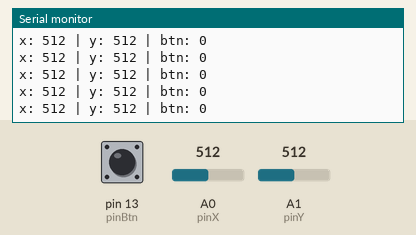
Simulated run of this sketch. Board: Arduino Uno, built with avr-gcc and run on an emulated ATmega328P. Parts: the last lines printed to the serial monitor. The inputs (shaded band) are chosen by the test bench; at power-on: A0 (pinX) = 512, A1 (pinY) = 512, pin 13 (pinBtn) HIGH.

Above: at 1.2 s.
1.3 s: A0 (pinX) set to 104
At 2.2 s:
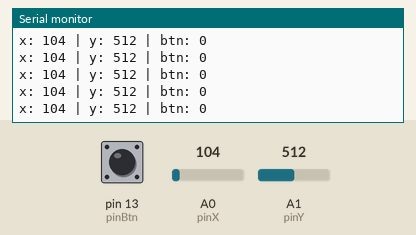
2.8 s: A0 (pinX) set to 94
At 3.7 s:
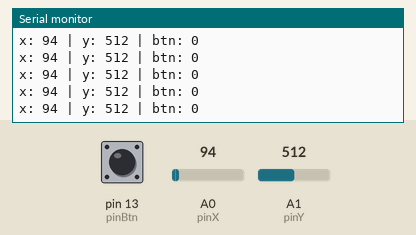
5.8 s: A1 (pinY) set to 105
At 6.5 s:
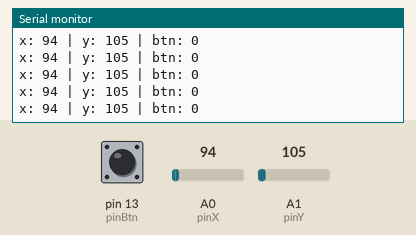
8.8 s: A1 (pinY) set to 94
At 9.8 s:
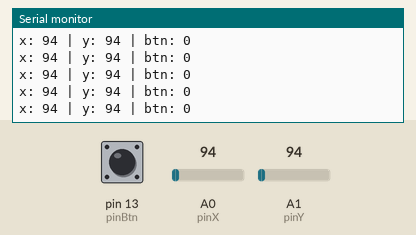
Timing chart, 0 to 11.8 s (numbered marks = the images above; inputs shaded):
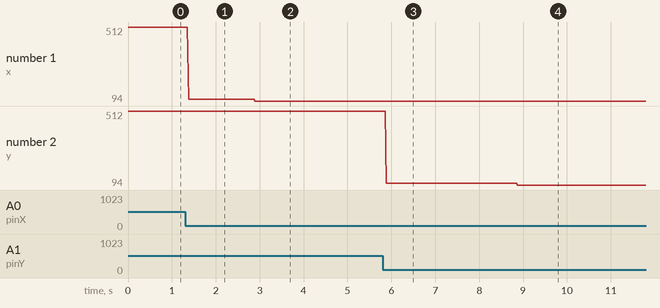

The sketch:

truyen.ino
```cpp
#include <IRremote.h>
#include <SoftwareSerial.h>

SoftwareSerial BTSerial(10, 11);

const int pinX = A0;
const int pinY = A1;
const int pinBtn = 13;

void setup() {
  Serial.begin(9600);
  BTSerial.begin(9600);
  pinMode(pinBtn, INPUT_PULLUP);
}

int x = 0;
int y = 0;
bool btn = false;
void loop() {

  x = analogRead(pinX);
  y = analogRead(pinY);
  btn = digitalRead(pinBtn) == LOW;
  Serial.print("x: ");
  Serial.print(x);
  Serial.print(" | ");
  Serial.print("y: ");
  Serial.print(y);
  Serial.print(" | ");
  Serial.print("btn: ");
  Serial.println(btn);

  if(BTSerial.available()) {
    BTSerial.read();

    if(x > 600)
      BTSerial.write('0'); // thuan
    else if(btn)
      BTSerial.write('2'); // dung
    else
      BTSerial.write('1'); // nguoc
  }
}
```

Measured:
- after the input at 1.3 s, the serial monitor: prints a new line after 0.08 s (image 1)
- after the input at 2.8 s, the serial monitor: prints a new line after 0.09 s (image 2)
- after the input at 5.8 s, the serial monitor: prints a new line after 0.08 s (image 3)
- after the input at 8.8 s, the serial monitor: prints a new line after 0.07 s (image 4)
- plotted number 1: 512 → 104 after the input at 1.3 s, 104 → 94 after the input at 2.8 s
- plotted number 2: 512 → 105 after the input at 5.8 s
